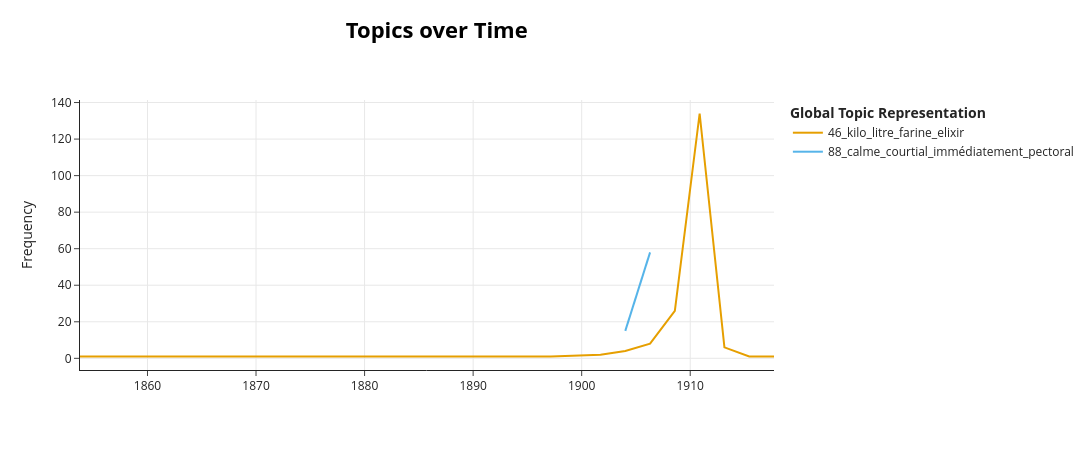

This figure's notebook cell:
### Code cell
docs_year = [df.loc[df['ark'] == ark, "date_clean"].iloc[0] for ark in docs_ark]
topics_over_time = topic_model.topics_over_time(docs_text, docs_year, nr_bins=60)
topic_model.visualize_topics_over_time(topics_over_time, topics=[46, 88])

### Figure 1 — Plotly figure (JSON) as saved in the notebook; plotly's stock layout.template omitted (floating-point values rounded to 4 significant figures)
{"data": [{"hoverinfo": "text", "hovertext": ["<b>Topic 46</b><br>Words: esporte, illopile, cef, potir, ceslroi", "<b>Topic 46</b><br>Words: centigrammez, centigrn, tigramme, pub, stérilisés", "<b>Topic 46</b><br>Words: grondard, iesii, la1nb, iiujours, crocolatpour", "<b>Topic 46</b><br>Words: protone, albuminoïde, millig, arrhenal, gâïacol", "<b>Topic 46</b><br>Words: moride, ruizia, oesophagienne, moinsprolongée, sq", "<b>Topic 46</b><br>Words: esmark, varices, complètes, rami, poncelet", "<b>Topic 46</b><br>Words: elixir, farine, kilo, litre, guyot", "<b>Topic 46</b><br>Words: kilo, pure, litre, farine, elixir", "<b>Topic 46</b><br>Words: kilo, elixir, litre, dosés, farine", "<b>Topic 46</b><br>Words: majoration, fécules, dénommées, farines, portos", "<b>Topic 46</b><br>Words: 85, antidiabétiques, baudon, apioline, 941"], "marker": {"color": "#E69F00"}, "mode": "lines", "name": "46_kilo_litre_farine_elixir", "type": "scatter", "x": [1854.0, 1893.0, 1897.0, 1902.0, 1904.0, 1906.0, 1909.0, 1911.0, 1913.0, 1915.0, 1918.0], "y": [1, 1, 1, 2, 4, 8, 26, 134, 6, 1, 1]}, {"hoverinfo": "text", "hovertext": ["<b>Topic 88</b><br>Words: calme, courtial, immédiatement, pectoral, guerre", "<b>Topic 88</b><br>Words: calme, courtial, immédiatement, pectoral, guerre"], "marker": {"color": "#56B4E9"}, "mode": "lines", "name": "88_calme_courtial_immédiatement_pectoral", "type": "scatter", "x": [1904.0, 1906.0], "y": [15, 58]}], "layout": {"height": 450, "hoverlabel": {"bgcolor": "white", "font": {"family": "Rockwell", "size": 16}}, "legend": {"title": {"text": "<b>Global Topic Representation"}}, "title": {"font": {"color": "Black", "size": 22}, "text": "<b>Topics over Time</b>", "x": 0.4, "xanchor": "center", "y": 0.95, "yanchor": "top"}, "width": 1250, "xaxis": {"showgrid": true}, "yaxis": {"showgrid": true, "title": {"text": "Frequency"}}}}
